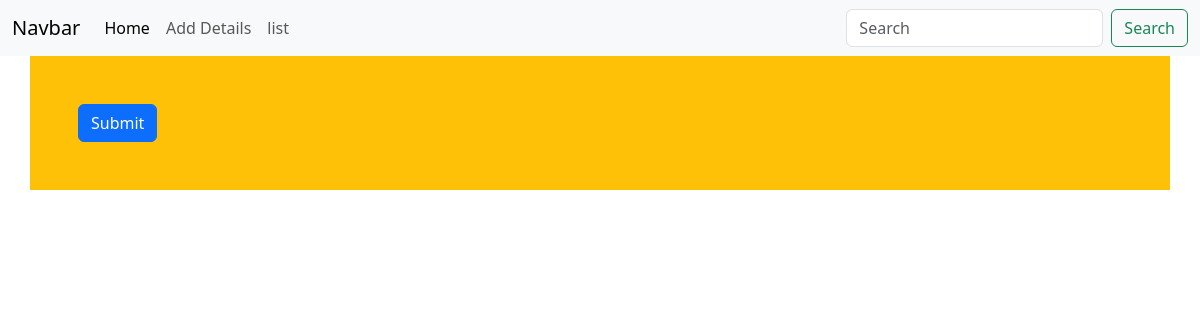
The page /update/ejpwfojdpk2kd@s.d on the database as committed earlier.
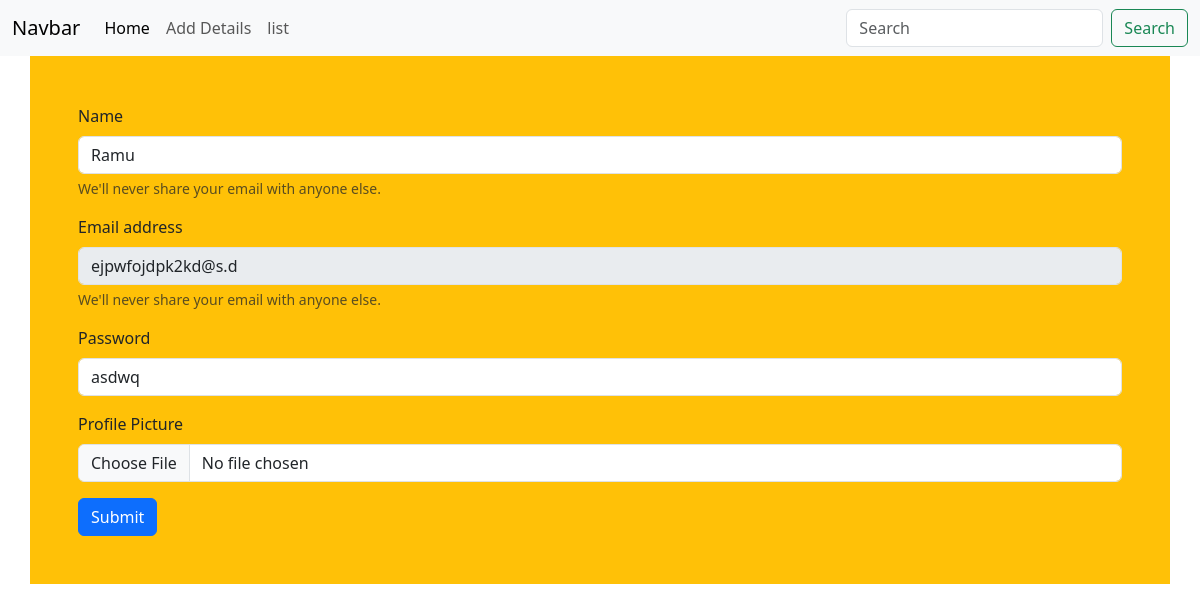
The same page on the database as committed later.
### home/models.py (models this page shows, shortened)
class Login(models.Model):
    name=models.CharField(max_length=20)
    email=models.EmailField(primary_key=True)
    password=models.CharField(max_length=20)
    profile_pic=models.ImageField(upload_to='uploads',null="No images")

### home/views.py (the view)
# urls.py: path('update/<str:email>',update,name='update'),
def update(request, email):
    query = Login.objects.filter(email=email)
    if request.method == "POST":
        Login.objects.filter(email=email).update(
            name=request.POST['name'], password=request.POST['password'])
        return index(request)
    return render(request, 'update.html', {"query": query})

### home/templates/update.html (shortened to what this page needs)
{% extends 'base.html' %}
{% block content %}
  <form method="post" class="container bg-warning p-5" enctype="multipart/form-data">
    {% for val in query %}
      <div class="mb-3">
        <label for="exampleInputEmail1" class="form-label">Name</label>
        <input type="text" name="name" class="form-control" id="exampleInputEmail1" aria-describedby="emailHelp" value="{{ val.name }}" required />
        <div id="emailHelp" class="form-text">We'll never share your email with anyone else.</div>
      </div>
      <div class="mb-3">
        <label for="exampleInputEmail1" class="form-label">Email address</label>
        <input type="text" name="email" class="form-control" id="disabledTextInput" aria-describedby="emailHelp" value="{{ val.email }}" disabled />
        <div id="emailHelp" class="form-text">We'll never share your email with anyone else.</div>
      </div>
      <div class="mb-3">
        <label for="exampleInputPassword1" class="form-label">Password</label>
        <input type="text" name="password" class="form-control" id="exampleInputPassword1" value="{{ val.password }}" required />
      </div>
      <div class="mb-3">
        <label for="exampleInputPassword1" class="form-label">Profile Picture</label>
        <input type="file" name="file1" class="form-control" id="exampleInputPassword1" value="{{val.profile_pic.url}}" >
      </div>
    {% endfor %}
    <button type="submit" class="btn btn-primary">Submit</button>
  </form>
{% endblock %}

Rows that differ between the two databases and show on the page:
added Login: name "Ramu", email "ejpwfojdpk2kd@s.d", password "asdwq"
